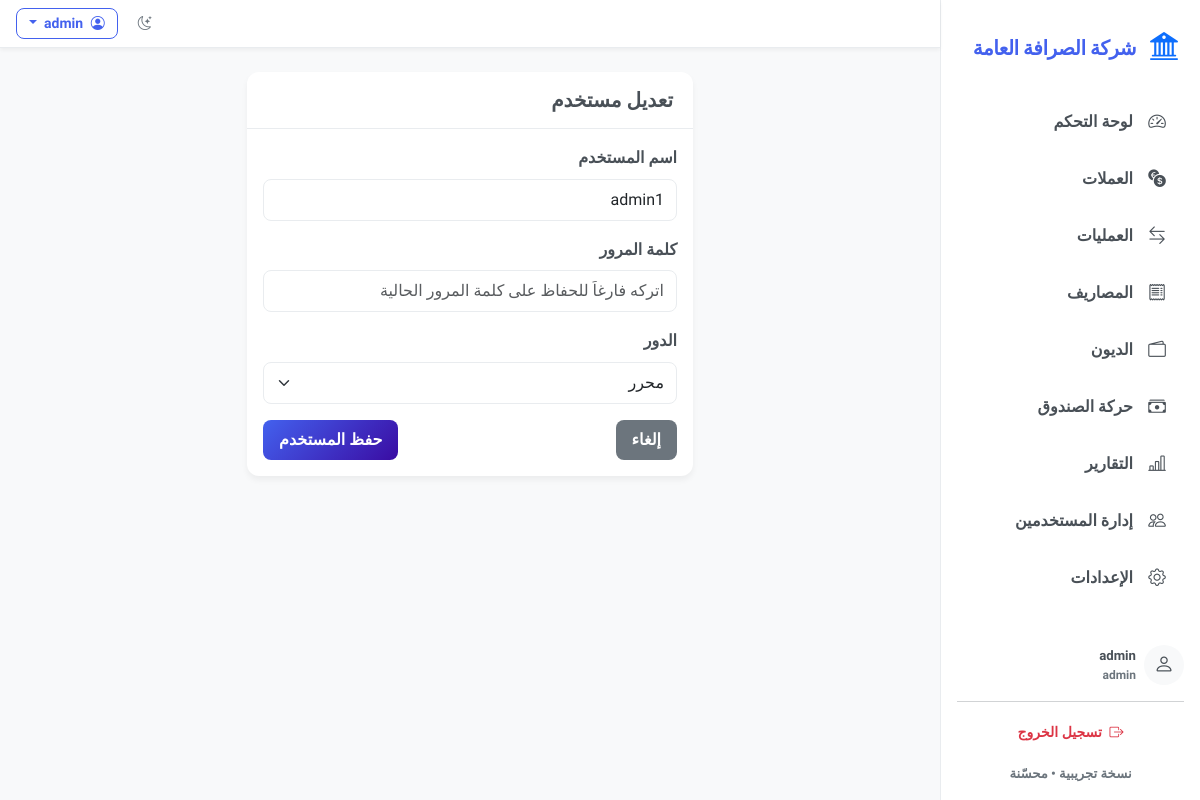
/user/edit/2 (signed in), run on the app's committed database.
### models.py (models this page shows)
class Settings(db.Model):
    id = db.Column(db.Integer, primary_key=True)
    company_name = db.Column(db.String(100), default='شركة الصرافة')
    company_logo = db.Column(db.String(200), default='bi-bank2')  # Bootstrap icon class

class User(UserMixin, db.Model):
    id = db.Column(db.Integer, primary_key=True)
    username = db.Column(db.String(80), unique=True, nullable=False)
    password_hash = db.Column(db.String(200), nullable=False)
    role = db.Column(db.String(20), default='viewer')

### app.py (the view)
        @login_required
        def decorated_function(*args, **kwargs):
            if current_user.role == 'admin':
                return f(*args, **kwargs)
            else:
                flash('ليس لديك صلاحية للوصول إلى هذه الصفحة')
                return redirect(url_for('dashboard'))

### forms.py
class UserForm(FlaskForm):
    username = StringField('اسم المستخدم', validators=[DataRequired(), Length(max=80)])
    password = PasswordField('كلمة المرور', validators=[Optional()])
    role = SelectField('الدور', choices=[
        ('admin', 'مدير'),
        ('editor', 'محرر'),
        ('viewer', 'عارض')
    ], validators=[DataRequired()])
    submit = SubmitField('حفظ المستخدم')

### templates/user_form.html (shortened to what this page needs)
{% extends 'base.html' %}
{% block content %}
<div class="row justify-content-center animate-on-scroll">
  <div class="col-12 col-md-8 col-lg-6">
    <div class="card slide-in-right">
      <div class="card-header">
        <h5 class="mb-0">{{ 'تعديل مستخدم' if user else 'إضافة مستخدم' }}</h5>
      </div>
      <div class="card-body">
        <form method="post">
          <div class="mb-3">
            {{ form.username.label(class_='form-label') }}
            {{ form.username(class_='form-control') }}
          </div>
          <div class="mb-3">
            {{ form.password.label(class_='form-label') }}
            {{ form.password(class_='form-control', placeholder='اتركه فارغاً للحفاظ على كلمة المرور الحالية' if user else 'أدخل كلمة المرور') }}
          </div>
          <div class="mb-3">
            {{ form.role.label(class_='form-label') }}
            {{ form.role(class_='form-select') }}
          </div>
          <div class="d-flex justify-content-between">
            <a href="/users" class="btn btn-secondary">إلغاء</a>
            {{ form.submit(class_='btn btn-primary') }}
          </div>
        </form>
      </div>
    </div>
  </div>
</div>
{% endblock %}

### templates/base.html (shortened to what this page needs)
<!doctype html>
<html lang="ar" dir="rtl">
  <head>
    <link href="https://cdn.jsdelivr.net/npm/bootstrap@5.3.0/dist/css/bootstrap.rtl.min.css" rel="stylesheet">
    <link href="https://cdn.jsdelivr.net/npm/bootstrap-icons@1.10.5/font/bootstrap-icons.css" rel="stylesheet">
    <link rel="stylesheet" href="/static/css/styles.css">
    <link rel="stylesheet" href="/static/css/theme-extra.css">
  </head>
  <body>
    <div class="d-flex">
      <aside class="sidebar p-3" id="sidebar">
        <div class="d-flex align-items-center mb-4 mt-2">
          <div class="brand-logo me-2">
            <i class="bi {{ settings.company_logo if settings else 'bi-bank2' }} fs-3 text-primary"></i>
          </div>
          <div class="brand fw-bold">{{ settings.company_name if settings else 'شركة الصرافة' }}</div>
        </div>
        <nav class="nav flex-column">
          <a class="nav-link {{ 'active' if request.path == '/' else '' }}" href="/">
            <i class="bi bi-speedometer2 nav-icon"></i>
            <span class="nav-text">لوحة التحكم</span>
          </a>
          <a class="nav-link {{ 'active' if '/currencies' in request.path else '' }}" href="/currencies">
            <i class="bi bi-currency-exchange nav-icon"></i>
            <span class="nav-text">العملات</span>
          </a>
          <a class="nav-link {{ 'active' if '/transactions' in request.path else '' }}" href="/transactions">
            <i class="bi bi-arrow-left-right nav-icon"></i>
            <span class="nav-text">العمليات</span>
          </a>
          <a class="nav-link {{ 'active' if '/expenses' in request.path else '' }}" href="/expenses">
            <i class="bi bi-receipt nav-icon"></i>
            <span class="nav-text">المصاريف</span>
          </a>
          <a class="nav-link {{ 'active' if '/debts' in request.path else '' }}" href="/debts">
            <i class="bi bi-wallet2 nav-icon"></i>
            <span class="nav-text">الديون</span>
          </a>
          <a class="nav-link {{ 'active' if '/cashbox' in request.path else '' }}" href="/cashbox">
            <i class="bi bi-cash-stack nav-icon"></i>
            <span class="nav-text">حركة الصندوق</span>
          </a>
          <a class="nav-link {{ 'active' if '/reports' in request.path else '' }}" href="/reports">
            <i class="bi bi-bar-chart-line nav-icon"></i>
            <span class="nav-text">التقارير</span>
          </a>
          {% if current_user.role == 'admin' %}
          <a class="nav-link {{ 'active' if '/users' in request.path else '' }}" href="/users">
            <i class="bi bi-people nav-icon"></i>
            <span class="nav-text">إدارة المستخدمين</span>
          </a>
          {% endif %}
          <a class="nav-link {{ 'active' if '/settings' in request.path else '' }}" href="/settings">
            <i class="bi bi-gear nav-icon"></i>
            <span class="nav-text">الإعدادات</span>
          </a>
        </nav>
        <div class="sidebar-footer mt-auto">
          <div class="user-info d-flex align-items-center mb-3">
            <div class="avatar bg-light rounded-circle d-flex align-items-center justify-content-center me-2">
              <i class="bi bi-person fs-5"></i>
            </div>
            <div class="user-details">
              <div class="username small fw-bold">{{ current_user.username }}</div>
              <div class="role small text-muted">{{ current_user.role }}</div>
            </div>
          </div>
          <hr class="my-3">
          <div class="text-center">
            <a class="btn btn-sm btn-outline-danger w-100" href="/logout">
              <i class="bi bi-box-arrow-right me-1"></i> تسجيل الخروج
            </a>
          </div>
          <div class="version small text-muted text-center mt-3">نسخة تجريبية • محسّنة</div>
        </div>
      </aside>
      <div class="flex-grow-1 main-content">
        <nav class="navbar navbar-expand-lg navbar-light bg-white shadow-sm px-3">
          <div class="container-fluid p-0">
            <div class="ms-auto d-flex align-items-center">
              <button class="btn btn-sm btn-outline-secondary theme-toggle me-2" title="تبديل الوضع">
                <i class="bi bi-moon-stars"></i>
              </button>
              <div class="dropdown">
                <button class="btn btn-sm btn-outline-primary dropdown-toggle" type="button" id="userDropdown" data-bs-toggle="dropdown">
                  <i class="bi bi-person-circle me-1"></i> {{ current_user.username }}
                </button>
              </div>
            </div>
          </div>
        </nav>
        <main class="container py-4">
          {% block content %}{% endblock %}
        </main>
      </div>
    </div>
  </body>
</html>

### static/css/styles.css (style rules this page uses)
:root { --bg: #f8f9fa; --card: #ffffff; --text: #495057; --text-light: #6c757d; --primary: #4361ee; --primary-dark: #3a56d4; --secondary: #6c757d; --success: #4cc9f0; --info: #4895ef; --warning: #f72585; --danger: #e63946; --muted: #6c757d; --accent: #4cc9f0; --sidebar-bg: #ffffff; --sidebar-link: #495057; --sidebar-link-hover: #f0f2f5; --sidebar-link-active: #e9ecef; --sidebar-border: #e9ecef; --header-bg: #ffffff; --border: #e9ecef; --primary-gradient: linear-gradient(135deg, #4361ee, #3a0ca3); --success-gradient: linear-gradient(135deg, #4cc9f0, #4895ef); --warning-gradient: linear-gradient(135deg, #f72585, #b5179e); --danger-gradient: linear-gradient(135deg, #e63946, #d00000); }
html,body { height:100%; font-family:'Dubai', 'Tajawal', sans-serif; background:var(--bg); color:var(--text); transition:all .25s ease-in-out; }
body { font-weight: 700; line-height: 1.6; }
h1, h2, h3, h4, h5, h6 { font-weight: 700; margin-bottom: 0.75rem; color: var(--text); font-family: 'Dubai', 'Tajawal', sans-serif; }
.slide-in-right { animation: slideInRight 0.4s ease forwards; }
.card { background:var(--card); color:var(--text); transition:all .25s ease-in-out; box-shadow: 0 4px 6px rgba(0,0,0,0.05); border-radius:0.75rem; border:none; margin-bottom: 1.5rem; animation: fadeIn 0.5s ease-out; transform: translateY(0); transition: transform 0.3s ease, box-shadow 0.3s ease; }
.card-header { background: transparent; border-bottom: 1px solid var(--border); padding: 1rem 1.25rem; font-weight: 600; }
.sidebar { min-height:100vh; background:var(--sidebar-bg); border-left:1px solid var(--sidebar-border); width:260px; transition:all .25s ease-in-out; box-shadow: 0 4px 6px rgba(0,0,0,0.05); display: flex; flex-direction: column; animation: slideInRight 0.3s ease-out; }
.sidebar .brand { font-size:1.25rem; font-weight:700; color:var(--primary); padding:0.5rem 0; font-family: 'Dubai', 'Tajawal', sans-serif; }
.sidebar .brand-logo { width: 40px; height: 40px; display: flex; align-items: center; justify-content: center; animation: bounceIn 0.8s; }
.sidebar .nav-link { color:var(--sidebar-link); text-decoration:none; padding:12px 15px; display:flex; align-items:center; border-radius:0.5rem; margin-bottom:0.25rem; transition:all .2s ease-in-out; font-weight: 500; position: relative; overflow: hidden; }
.sidebar .nav-link::before { content: ''; position: absolute; top: 0; left: 0; width: 100%; height: 100%; background: var(--primary-gradient); opacity: 0; transition: opacity 0.3s ease; z-index: -1; }
.sidebar .nav-link .nav-icon { font-size:1.1rem; margin-inline-end:12px; width: 24px; text-align: center; transition: transform 0.3s ease; }
.sidebar .nav-link .nav-text { flex: 1; }
.sidebar .sidebar-footer { padding-top: 1rem; }
.sidebar .user-info .avatar { width: 40px; height: 40px; animation: bounceIn 1s; }
.theme-toggle { cursor:pointer; transition: transform 0.3s ease; }
.main-content { background: var(--bg); min-height: 100vh; animation: fadeIn 0.5s ease-out; }
.navbar { background: var(--header-bg) !important; border-bottom: 1px solid var(--border); animation: slideInLeft 0.4s ease-out; }
.btn { border-radius: 0.5rem; font-weight: 500; padding: 0.5rem 1rem; transition: all 0.3s ease; position: relative; overflow: hidden; border: none; font-family: 'Dubai', 'Tajawal', sans-serif; font-weight: 700; }
.btn::before { content: ''; position: absolute; top: 0; left: 0; width: 100%; height: 100%; background: rgba(255,255,255,0.2); transform: translateX(-100%); transition: transform 0.4s ease; }
.btn-sm { padding: 0.25rem 0.75rem; font-size: 0.875rem; }
.btn-primary { background: var(--primary-gradient); color: white; }
.btn-outline-primary { color: var(--primary); border: 1px solid var(--primary); background: transparent; }
.form-control, .form-select { border-radius: 0.5rem; padding: 0.5rem 0.75rem; border: 1px solid var(--border); transition: all 0.3s ease; font-family: 'Dubai', 'Tajawal', sans-serif; }
.small, small { font-size: 0.825rem; }
.text-muted { color: var(--text-light) !important; }
.fw-bold { font-weight: 700 !important; }
.shadow-sm { box-shadow: 0 2px 4px rgba(0,0,0,0.05) !important; }
.animate-on-scroll { opacity: 0; transform: translateY(20px); transition: opacity 0.6s ease-out, transform 0.6s ease-out; }
.animate-on-scroll.visible { opacity: 1; transform: translateY(0); }

### data on the page
Settings: company_name "شركة الصرافة العامة"
User: username "admin", role "admin"
User: username "admin1", role "محرر"

### other printed values
{{ 'تعديل مستخدم' if user else 'إضافة مستخدم' }} "تعديل مستخدم"
